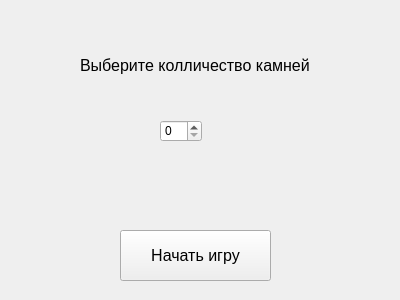
<?xml version="1.0" encoding="UTF-8"?>
<ui version="4.0">
 <class>Form</class>
 <widget class="QWidget" name="Form">
  <property name="geometry">
   <rect>
    <x>0</x>
    <y>0</y>
    <width>400</width>
    <height>300</height>
   </rect>
  </property>
  <property name="windowTitle">
   <string>Form</string>
  </property>
  <widget class="QLabel" name="label">
   <property name="geometry">
    <rect>
     <x>80</x>
     <y>50</y>
     <width>251</width>
     <height>31</height>
    </rect>
   </property>
   <property name="font">
    <font>
     <pointsize>12</pointsize>
    </font>
   </property>
   <property name="text">
    <string>Выберите колличество камней</string>
   </property>
  </widget>
  <widget class="QSpinBox" name="spin">
   <property name="geometry">
    <rect>
     <x>160</x>
     <y>120</y>
     <width>42</width>
     <height>22</height>
    </rect>
   </property>
  </widget>
  <widget class="QPushButton" name="btn">
   <property name="geometry">
    <rect>
     <x>120</x>
     <y>230</y>
     <width>151</width>
     <height>51</height>
    </rect>
   </property>
   <property name="font">
    <font>
     <pointsize>12</pointsize>
    </font>
   </property>
   <property name="text">
    <string>Начать игру</string>
   </property>
  </widget>
 </widget>
 <resources/>
 <connections/>
</ui>
